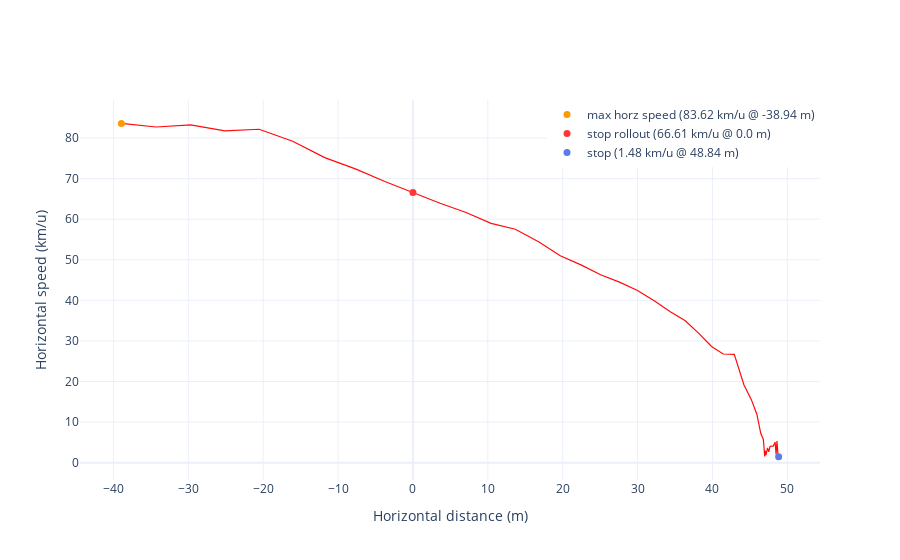

Notebook code cell kept with this figure:
### Markdown cell above
**Horizontal Speed**

This plot illustrates the horizontal speed throughout the maneuver. However, it's worth noting that this peak horizontal speed is not attained during the plane out phase. As a result, there is room for improvement in refining the maneuver.

### Code cell
landing_viz.plt_speed()

### Figure 1 — Plotly figure (JSON) as saved in the notebook; plotly's stock layout.template omitted (floating-point values rounded to 4 significant figures)
{"data": [{"hovertemplate": "Horz speed: %{y:.2f} km/u <extra></extra>", "line": {"color": "#FF0B0B", "width": 1.2}, "showlegend": false, "type": "scatter", "x": [-38.94, -34.32, -29.69, -25.11, -20.55, -16.06, -11.78, -7.687, -3.75, 0, 3.621, 7.1, 10.43, 13.67, 16.77, 19.68, 22.44, 25.06, 27.58, 29.99, 32.28, 34.37, 36.37, 38.21, 39.88, 41.43, 42.91, 44.21, 45.18, 45.93, 46.45, 46.8, 46.98, 47.08, 47.15, 47.24, 47.35, 47.52, 47.69, 47.92, 48.11, 48.37, 48.42, 48.5, 48.62, 48.77], "y": [83.62, 82.73, 83.26, 81.79, 82.18, 79.22, 75.19, 72.41, 69.29, 66.61, 63.92, 61.67, 58.98, 57.54, 54.42, 50.99, 48.75, 46.3, 44.5, 42.45, 39.83, 37.17, 34.95, 31.81, 28.64, 26.77, 26.68, 19.13, 15.59, 11.93, 7.229, 5.722, 1.555, 2.908, 1.823, 2.592, 3.646, 2.676, 3.973, 4.058, 4.048, 5.048, 3.03, 2.008, 5.352, 1.457]}, {"marker": {"color": "#FF9900", "size": 7}, "mode": "markers", "name": "max horz speed (83.62 km/u @ -38.94 m)", "type": "scatter", "x": [-38.94], "y": [83.62]}, {"marker": {"color": "#FF3737", "size": 7}, "mode": "markers", "name": "stop rollout (66.61 km/u @ 0.0 m)", "type": "scatter", "x": [0], "y": [66.61]}, {"marker": {"color": "#5C7AEA", "size": 7}, "mode": "markers", "name": "stop (1.48 km/u @ 48.84 m)", "type": "scatter", "x": [48.84], "y": [1.483]}], "layout": {"autosize": true, "hovermode": "x unified", "legend": {"x": 1, "xanchor": "right", "y": 1, "yanchor": "top"}, "xaxis": {"autorange": true, "range": [-44.18, 54.08], "title": {"text": "Horizontal distance (m)"}, "type": "linear"}, "yaxis": {"autorange": true, "range": [-4.312, 89.42], "title": {"text": "Horizontal speed (km/u)"}, "type": "linear"}}}
